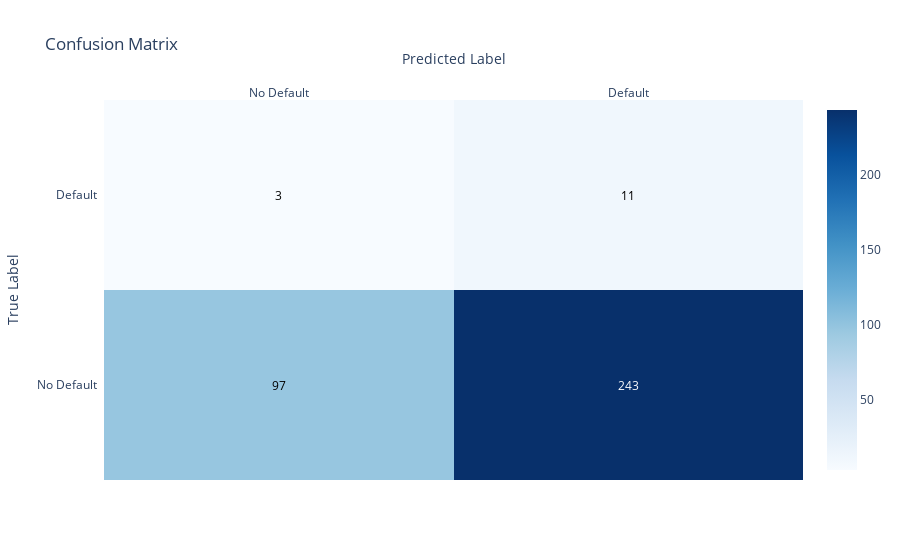

Notebook code for this chart:
### Code cell
# Compute confusion matrix
cm = confusion_matrix(y_test, y_pred_dynamic, labels=[0, 1])

# Define axis labels
labels = ["No Default", "Default"]

# Create heatmap with Plotly
fig = ff.create_annotated_heatmap(
    z=cm,
    x=labels,  # Predicted
    y=labels,  # Actual
    colorscale='Blues',
    showscale=True,
    annotation_text=[[str(cell) for cell in row] for row in cm],
    hoverinfo="z"
)

fig.update_layout(
    title="Confusion Matrix",
    xaxis_title="Predicted Label",
    yaxis_title="True Label"
)

fig.show()

### Figure 1 — Plotly figure (JSON) as saved in the notebook; plotly's stock layout.template omitted (floating-point values rounded to 4 significant figures)
{"data": [{"colorscale": [[0, "rgb(247,251,255)"], [0.125, "rgb(222,235,247)"], [0.25, "rgb(198,219,239)"], [0.375, "rgb(158,202,225)"], [0.5, "rgb(107,174,214)"], [0.625, "rgb(66,146,198)"], [0.75, "rgb(33,113,181)"], [0.875, "rgb(8,81,156)"], [1, "rgb(8,48,107)"]], "hoverinfo": "z", "reversescale": false, "showscale": true, "type": "heatmap", "x": ["No Default", "Default"], "y": ["No Default", "Default"], "z": [[97, 243], [3, 11]]}], "layout": {"annotations": [{"font": {"color": "#000000"}, "showarrow": false, "text": "97", "x": "No Default", "xref": "x", "y": "No Default", "yref": "y"}, {"font": {"color": "#FFFFFF"}, "showarrow": false, "text": "243", "x": "Default", "xref": "x", "y": "No Default", "yref": "y"}, {"font": {"color": "#000000"}, "showarrow": false, "text": "3", "x": "No Default", "xref": "x", "y": "Default", "yref": "y"}, {"font": {"color": "#000000"}, "showarrow": false, "text": "11", "x": "Default", "xref": "x", "y": "Default", "yref": "y"}], "title": {"text": "Confusion Matrix"}, "xaxis": {"dtick": 1, "gridcolor": "rgb(0, 0, 0)", "side": "top", "ticks": "", "title": {"text": "Predicted Label"}}, "yaxis": {"dtick": 1, "ticks": "", "ticksuffix": "  ", "title": {"text": "True Label"}}}}
